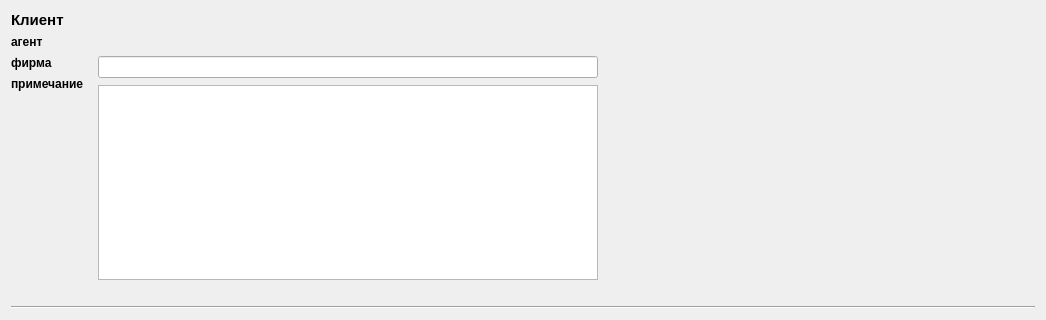
<?xml version="1.0" encoding="UTF-8"?>
<ui version="4.0">
 <class>ClientHeaderWidget</class>
 <widget class="QWidget" name="ClientHeaderWidget">
  <property name="geometry">
   <rect>
    <x>0</x>
    <y>0</y>
    <width>1046</width>
    <height>320</height>
   </rect>
  </property>
  <property name="minimumSize">
   <size>
    <width>0</width>
    <height>250</height>
   </size>
  </property>
  <property name="windowTitle">
   <string>Form</string>
  </property>
  <layout class="QVBoxLayout" name="verticalLayout_3">
   <item>
    <widget class="QLabel" name="label_7">
     <property name="font">
      <font>
       <pointsize>11</pointsize>
       <weight>75</weight>
       <bold>true</bold>
      </font>
     </property>
     <property name="text">
      <string>Клиент</string>
     </property>
     <property name="alignment">
      <set>Qt::AlignLeading|Qt::AlignLeft|Qt::AlignTop</set>
     </property>
    </widget>
   </item>
   <item>
    <layout class="QHBoxLayout" name="horizontalLayout_7">
     <item>
      <layout class="QVBoxLayout" name="mainLayout"/>
     </item>
     <item>
      <layout class="QVBoxLayout" name="verticalLayout">
       <property name="spacing">
        <number>12</number>
       </property>
       <item>
        <layout class="QHBoxLayout" name="horizontalLayout">
         <property name="spacing">
          <number>7</number>
         </property>
         <item>
          <layout class="QVBoxLayout" name="verticalLayout_2">
           <item>
            <widget class="QLabel" name="label_3">
             <property name="minimumSize">
              <size>
               <width>80</width>
               <height>0</height>
              </size>
             </property>
             <property name="font">
              <font>
               <weight>75</weight>
               <bold>true</bold>
              </font>
             </property>
             <property name="text">
              <string>агент</string>
             </property>
            </widget>
           </item>
           <item>
            <widget class="QLabel" name="label_2">
             <property name="minimumSize">
              <size>
               <width>80</width>
               <height>0</height>
              </size>
             </property>
             <property name="font">
              <font>
               <weight>75</weight>
               <bold>true</bold>
              </font>
             </property>
             <property name="text">
              <string>фирма</string>
             </property>
            </widget>
           </item>
           <item>
            <widget class="QLabel" name="label_4">
             <property name="font">
              <font>
               <weight>75</weight>
               <bold>true</bold>
              </font>
             </property>
             <property name="text">
              <string>примечание</string>
             </property>
             <property name="alignment">
              <set>Qt::AlignLeading|Qt::AlignLeft|Qt::AlignTop</set>
             </property>
            </widget>
           </item>
           <item>
            <spacer name="verticalSpacer">
             <property name="orientation">
              <enum>Qt::Vertical</enum>
             </property>
             <property name="sizeHint" stdset="0">
              <size>
               <width>20</width>
               <height>40</height>
              </size>
             </property>
            </spacer>
           </item>
          </layout>
         </item>
         <item>
          <layout class="QVBoxLayout" name="verticalLayout_5">
           <item>
            <widget class="QLabel" name="mpAgent">
             <property name="text">
              <string/>
             </property>
            </widget>
           </item>
           <item>
            <widget class="QLineEdit" name="mpFirm">
             <property name="minimumSize">
              <size>
               <width>500</width>
               <height>0</height>
              </size>
             </property>
             <property name="maximumSize">
              <size>
               <width>500</width>
               <height>16777215</height>
              </size>
             </property>
             <property name="maxLength">
              <number>40</number>
             </property>
            </widget>
           </item>
           <item>
            <widget class="QTextEdit" name="mpDescription">
             <property name="minimumSize">
              <size>
               <width>500</width>
               <height>0</height>
              </size>
             </property>
             <property name="maximumSize">
              <size>
               <width>500</width>
               <height>16777215</height>
              </size>
             </property>
            </widget>
           </item>
          </layout>
         </item>
         <item>
          <spacer name="horizontalSpacer">
           <property name="orientation">
            <enum>Qt::Horizontal</enum>
           </property>
           <property name="sizeHint" stdset="0">
            <size>
             <width>40</width>
             <height>20</height>
            </size>
           </property>
          </spacer>
         </item>
        </layout>
       </item>
       <item>
        <layout class="QHBoxLayout" name="horizontalLayout_4">
         <item>
          <spacer name="horizontalSpacer_2">
           <property name="orientation">
            <enum>Qt::Horizontal</enum>
           </property>
           <property name="sizeHint" stdset="0">
            <size>
             <width>40</width>
             <height>20</height>
            </size>
           </property>
          </spacer>
         </item>
        </layout>
       </item>
      </layout>
     </item>
     <item>
      <spacer name="horizontalSpacer_3">
       <property name="orientation">
        <enum>Qt::Horizontal</enum>
       </property>
       <property name="sizeHint" stdset="0">
        <size>
         <width>40</width>
         <height>20</height>
        </size>
       </property>
      </spacer>
     </item>
    </layout>
   </item>
   <item>
    <widget class="Line" name="line">
     <property name="orientation">
      <enum>Qt::Horizontal</enum>
     </property>
    </widget>
   </item>
  </layout>
 </widget>
 <resources/>
 <connections/>
</ui>
